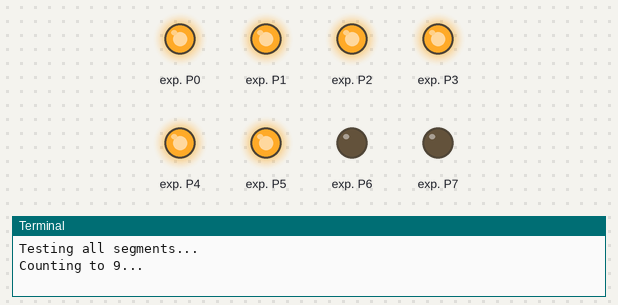
Simulated run of this program. Board: Raspberry Pi (BCM pin numbers). Shown: output pins drawn as LEDs (lit = HIGH), the last lines printed to the terminal. At 6.2 s the program stops and its outputs stay as they are.

Above: at 1.3 s.
At 1.8 s:
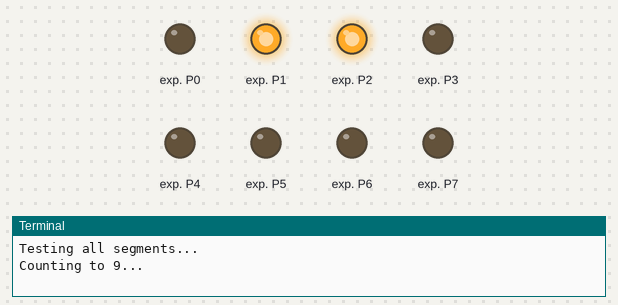
At 2.3 s:
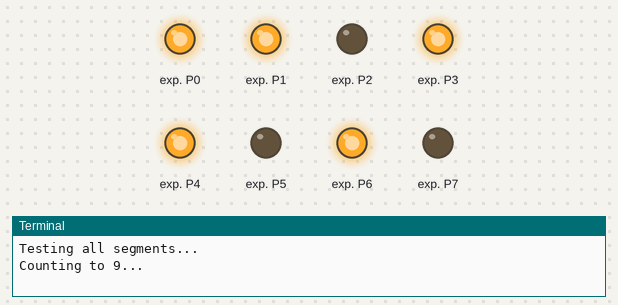
At 3.8 s:
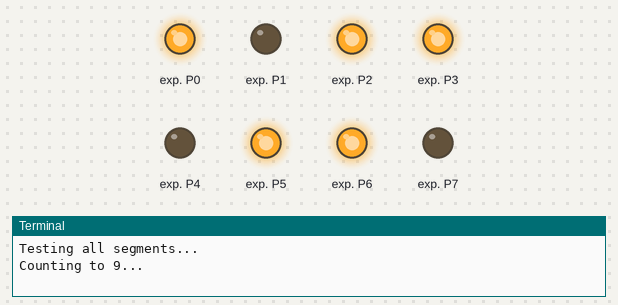
At 4.8 s:
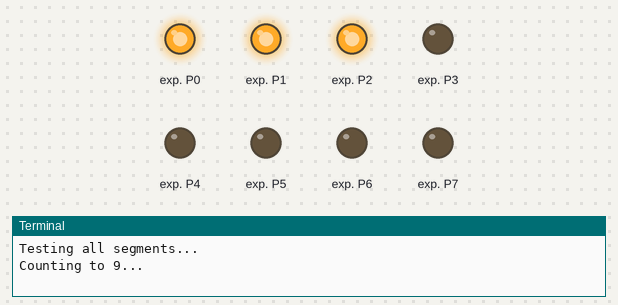
At 6.3 s:
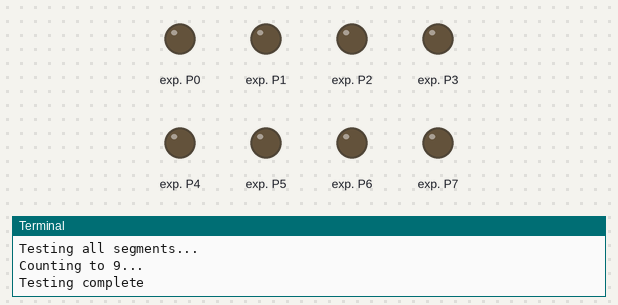
Timing chart, 0 to 7.7 s (numbered marks = the images above):
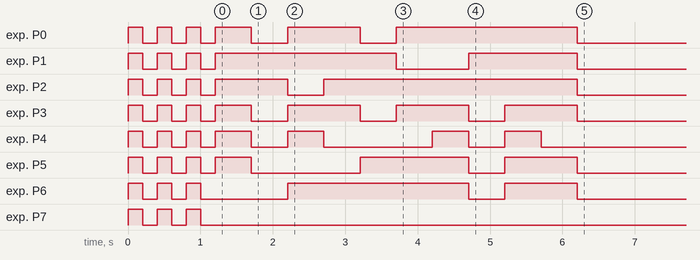

Measured:
- by itself, exp. P0: goes 3 × (HIGH 0.20 s, LOW 0.20 s), HIGH 0.50 s, LOW 0.50 s, HIGH 1.0 s, LOW 0.50 s, HIGH 2.5 s, then LOW
- by itself, exp. P1: goes 3 × (HIGH 0.20 s, LOW 0.20 s), HIGH 2.5 s, LOW 1.0 s, HIGH 1.5 s, then LOW
- by itself, exp. P2: goes 3 × (HIGH 0.20 s, LOW 0.20 s), HIGH 1.0 s, LOW 0.50 s, HIGH 3.5 s, then LOW
- by itself, exp. P3: goes 3 × (HIGH 0.20 s, LOW 0.20 s), HIGH 0.50 s, 3 × (LOW 0.50 s, HIGH 1.0 s), then LOW
- by itself, exp. P4: LOW → HIGH at 0.00 s, → LOW 0.20 s later, → HIGH 0.20 s later, → LOW 0.20 s later, … (14 changes in this stretch)
- by itself, exp. P5: goes 3 × (HIGH 0.20 s, LOW 0.20 s), HIGH 0.50 s, LOW 1.5 s, HIGH 1.5 s, LOW 0.50 s, HIGH 1.0 s, then LOW
- by itself, exp. P6: LOW → HIGH at 0.00 s, → LOW 0.20 s later, → HIGH 0.20 s later, → LOW 0.20 s later, … (10 changes in this stretch)
- by itself, exp. P7: alternates HIGH for 0.20 s and LOW for 0.20 s, 6 changes in all, then stays LOW

The program:

i2c_LEDdisplay_test.py
```python
#!/usr/bin/env python3
### Author: RaspberryPj
### Date: July 2015
### 1x MCP23008 chip controlling 1x FND500 7-segment display

import smbus
import time

## Define Variables
bus = smbus.SMBus(1)	# For Raspberry Pi v2 - (1)
address = 0x20			# MCP23008 at 0x20
iodir_register = 0x00
gpio_register = 0x09
#Dictionary for 7-segment display byte-addressing
dict_disp = {
   "Off":0x00, 0:0x3F, 1:0x06, 2:0x5B, 3:0x4F, 4:0x66,
   5:0x6D, 6:0x7D, 7:0x07, 8:0x7F, 9:0x6F, "On":0xFF
   }

## Enable I/O Direction Register as outputs
bus.write_byte_data(address, iodir_register, 0x00)

## Flash all segments on and off 3 times
print "Testing all segments..."
for i in range(0,3):
   bus.write_byte_data(address, gpio_register, dict_disp['On'])
   time.sleep(0.2)
   bus.write_byte_data(address, gpio_register, dict_disp['Off'])
   time.sleep(0.2)

## Display numbers counting from 0 to 9
print "Counting to 9..."
for x in range(0,10):
   bus.write_byte_data(address, gpio_register, dict_disp[x])
   time.sleep(0.5)

## Turn 7-segment display off
bus.write_byte_data(address, gpio_register, dict_disp['Off'])

print "Testing complete"

# End
```
